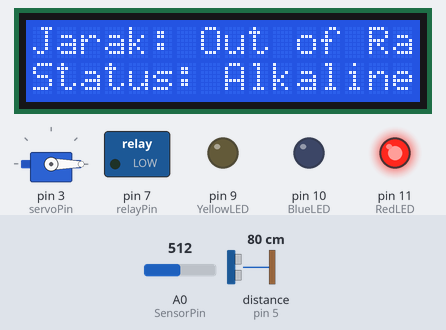
A sketch run on a simulated Arduino Uno, built with avr-gcc and run on an emulated ATmega328P. Shown: 16×2 character LCD, servo, switched loads named in the sketch (green lamp = pin HIGH), output pins drawn as LEDs (lit = HIGH). Wiring (inferred from the names in the program): ultrasonic range finder: trigger pin 6; echo pin 5. The inputs (shaded band) are chosen by the test bench; at power-on: A0 (SensorPin) = 512, distance to the obstacle (sensor on pin 5) 80 cm. The echo pulse lasts 58.3 µs per cm; pins used as bus, display or sensor lines are not drawn; what the sketch prints to the serial monitor is not drawn.

Above: at 3.2 s.
3.3 s: A0 (SensorPin) set to 630
4.9 s: A0 (SensorPin) set to 653
At 6.5 s:
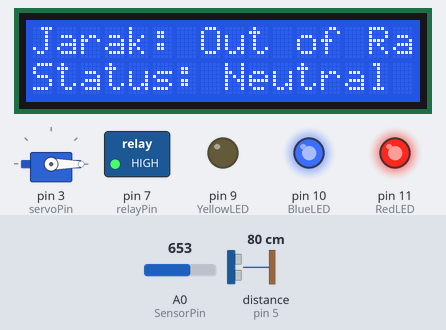
9.3 s: distance to the obstacle (sensor on pin 5) set to 16 cm
At 11.2 s:
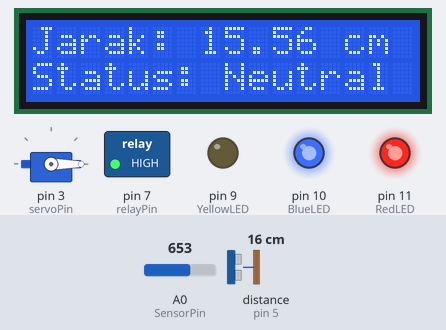
13.7 s: distance to the obstacle (sensor on pin 5) set to 13 cm
At 13.83 s:
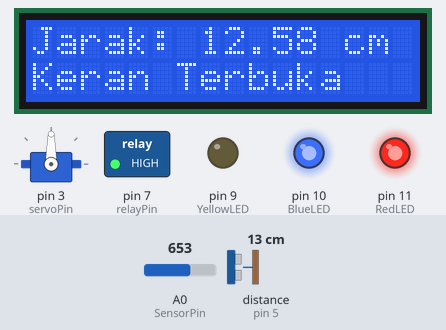
17.5 s: A0 (SensorPin) set to 691
At 19.3 s:
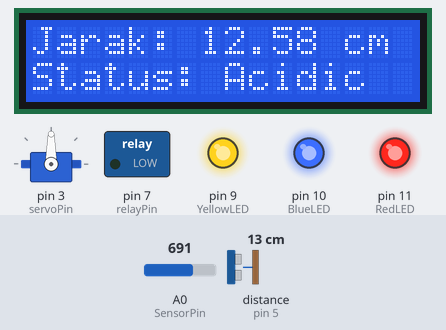
21.9 s: distance to the obstacle (sensor on pin 5) set to 35 cm
At 23.8 s:
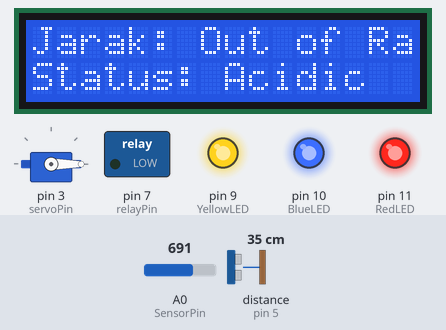
Timing chart, 0 to 25.3 s (numbered marks = the images above; inputs shaded):
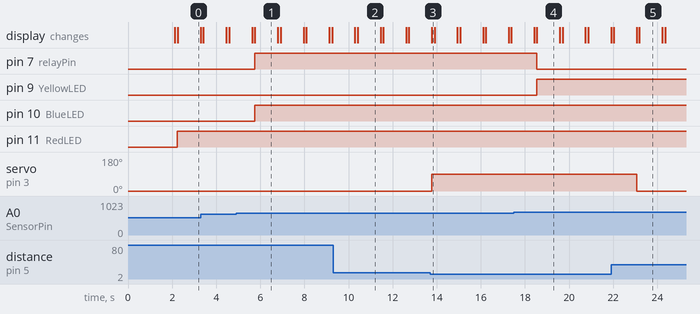

The sketch:

The_Code_V4.0.0.ino
```cpp
#include <Wire.h>
#include <LiquidCrystal_I2C.h>
#include <Servo.h>

LiquidCrystal_I2C lcd(0x27, 16, 2); // Sesuaikan alamat I2C jika perlu
const int trigPin = 6;
const int echoPin = 5;
Servo myServo; // Deklarasi objek servo
const int servoPin = 3; // Pin servo

#define SensorPin A0      // pH meter Analog output to Arduino Analog Input 0
#define RedLED 11         // Pin untuk LED Merah
#define YellowLED 9     // Pin untuk LED Kuning
#define BlueLED 10         // Pin untuk LED Biru

// Kalibrasi pH
float PH4 = 3.594;
float PH7 = 3.271;
float PH_step;
float Po; // Nilai pH yang dihitung
int nilai_analog_PH;
double TeganganPh;

unsigned long int avgValue;  // Menyimpan nilai rata-rata dari sensor feedback
int buf[10], temp;

const int relayPin = 7;  // Pin untuk Relay Pompa

void setup() {
  Serial.begin(9600);
  lcd.init();
  lcd.backlight();

  lcd.setCursor(0, 0);
  lcd.print("Cek Ketinggian");

  pinMode(trigPin, OUTPUT);
  pinMode(echoPin, INPUT);

  myServo.attach(servoPin); // Hubungkan servo ke pin servo
  myServo.write(0); // Posisi awal servo di 0 derajat (keran tertutup)

  pinMode(SensorPin, INPUT);

  // Inisialisasi LED pin sebagai output
  pinMode(RedLED, OUTPUT);
  pinMode(YellowLED, OUTPUT);
  pinMode(BlueLED, OUTPUT);
  pinMode(relayPin, OUTPUT);  // Inisialisasi relay pompa

  delay(2000); // Tunggu beberapa detik untuk Serial Monitor terbuka
}

void loop() {
  // Kirim sinyal ultrasonik
  digitalWrite(trigPin, LOW);
  delayMicroseconds(2);
  digitalWrite(trigPin, HIGH);
  delayMicroseconds(10);
  digitalWrite(trigPin, LOW);

  // Baca durasi pantulan
  long duration = pulseIn(echoPin, HIGH, 30000); // Timeout 30 ms
  float distance = (duration == 0) ? -1 : duration * 0.034 / 2;

  // Tampilkan hasil di Serial Monitor
  Serial.print("Jarak Sensor Ultrasonik: ");
  if (distance < 0) {
    Serial.println("Out of Range");
  } else {
    Serial.print(distance);
    Serial.println(" cm");
  }

  // Tampilkan hasil di LCD
  lcd.setCursor(0, 0);
  lcd.print("Jarak: ");
  if (distance < 0 || distance < 1 || distance > 30) { // Hanya tampilkan jarak antara 1 dan 30 cm
    lcd.print("Out of Range   ");
  } else {
    lcd.print(distance);
    lcd.print(" cm    ");
  }

  // Kontrol servo berdasarkan ketinggian air
  if (distance <= 13.80) { // Jika jarak 10 cm atau kurang, buka keran (servo 90 derajat)
    lcd.setCursor(0, 1);
    lcd.print("Keran Terbuka   ");
    myServo.write(90); // Buka keran
  } else if (distance >= 18.50) { // Jika jarak 18.50 cm, tutup keran (servo 0 derajat)
    lcd.setCursor(0, 1);
    lcd.print("Keran Tertutup  ");
    myServo.write(0); // Tutup keran
  } else {
    lcd.setCursor(0, 1);
    lcd.print("Proses...       ");
  }

  // Membaca nilai pH
  for (int i = 0; i < 10; i++) {
    buf[i] = analogRead(SensorPin);
    delay(10);
  }

  for (int i = 0; i < 9; i++) {
    for (int j = i + 1; j < 10; j++) {
      if (buf[i] > buf[j]) {
        temp = buf[i];
        buf[i] = buf[j];
        buf[j] = temp;
      }
    }
  }

  avgValue = 0;
  for (int i = 2; i < 8; i++) avgValue += buf[i];

  // Kalkulasi tegangan dan pH dengan kalibrasi
  nilai_analog_PH = avgValue / 6; // Ambil nilai rata-rata
  TeganganPh = 5.0 / 1024.0 * nilai_analog_PH;

  // Kalkulasi pH berdasarkan kalibrasi dua titik
  PH_step = (PH4 - PH7) / 3;
  Po = 7.00 + ((PH7 - TeganganPh) / PH_step);

  // Tampilkan nilai pH di Serial Monitor
  Serial.print("Nilai PH Air: ");
  Serial.print(Po);
  Serial.println("  ");

  // Tampilkan Nilai pH di LCD
  lcd.setCursor(0, 1);
  lcd.print("pH: ");
  lcd.print(Po, 2); // Menampilkan pH dengan dua angka desimal

  // Menentukan Status pH
  String statusPH;
  if (Po < 4) {
    statusPH = "Very Acidic";
    digitalWrite(YellowLED, HIGH); // LED Kuning hidup
    digitalWrite(relayPin, LOW); //Pompa mati (relay tidak aktif)
  } else if (Po >= 4 && Po < 6.5) {
    statusPH = "Acidic";
    digitalWrite(YellowLED, HIGH); // LED Kuning hidup
    digitalWrite(relayPin, LOW); // Pompa mati (relay tidak aktif)
  } else if (Po >= 6.5 && Po <= 8.5) {
    statusPH = "Neutral";
    digitalWrite(BlueLED, HIGH); // LED Biru hidup
    digitalWrite(relayPin, HIGH); // Pompa aktif (relay aktif)
  } else if (Po > 8.5) {
    statusPH = "Alkaline";
    digitalWrite(RedLED, HIGH); // LED Merah hidup
    digitalWrite(relayPin, LOW); // Pompa mati (relay tidak aktif)
  }

  // Menampilkan Status PH di Serial Monitor
  Serial.print("Status PH Air: ");
  Serial.println(statusPH);

  // Menampilkan Status PH di LCD
  lcd.setCursor(0, 1);
  lcd.print("Status: ");
  lcd.print(statusPH.substring(0, 10)); // Mencegah teks yang panjang menabrak LCD

  delay(1000); // Tunggu 1 detik sebelum membaca nilai berikutnya
}
```

Measured:
- the behaviour switches between 636 and 637 on A0 (SensorPin) (found by bisection; images 0 and 1)
- the behaviour switches between 15 and 14 cm on distance to the obstacle (sensor on pin 5) (found by bisection; images 2 and 3)
- the behaviour switches between 680 and 681 on A0 (SensorPin) (found by bisection; images 3 and 4)
- after the input at 4.9 s, pin 7 (relayPin), pin 10 (BlueLED): LOW → HIGH after 0.84 s; the display: first differs from a run without the input after 0.85 s (image 1)
- after the input at 9.3 s, the display: first changes after 0.99 s (image 2 shows a later state)
- after the input at 13.7 s, servo on pin 3 (servoPin): 0° → 90° after 0.07 s; the display: changes after 0.07 s (image 3)
- after the input at 17.5 s, pin 7 (relayPin): HIGH → LOW after 1.0 s; pin 9 (YellowLED): LOW → HIGH after 1.0 s; the display: first differs from a run without the input after 1.0 s (image 4)
- after the input at 21.9 s, servo on pin 3 (servoPin): 90° → 0° after 1.2 s; the display: first differs from a run without the input after 1.2 s (image 5 shows a later state)
